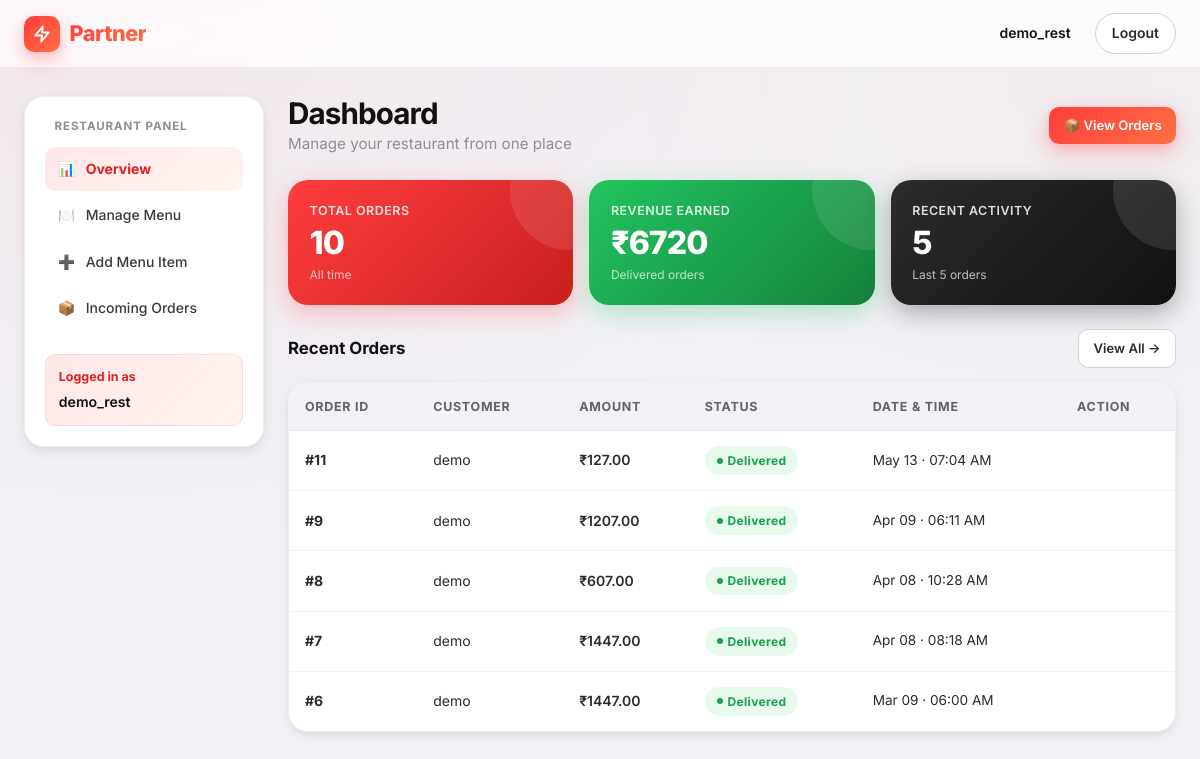
Page /restaurant/dashboard (signed in) on the earlier database version.
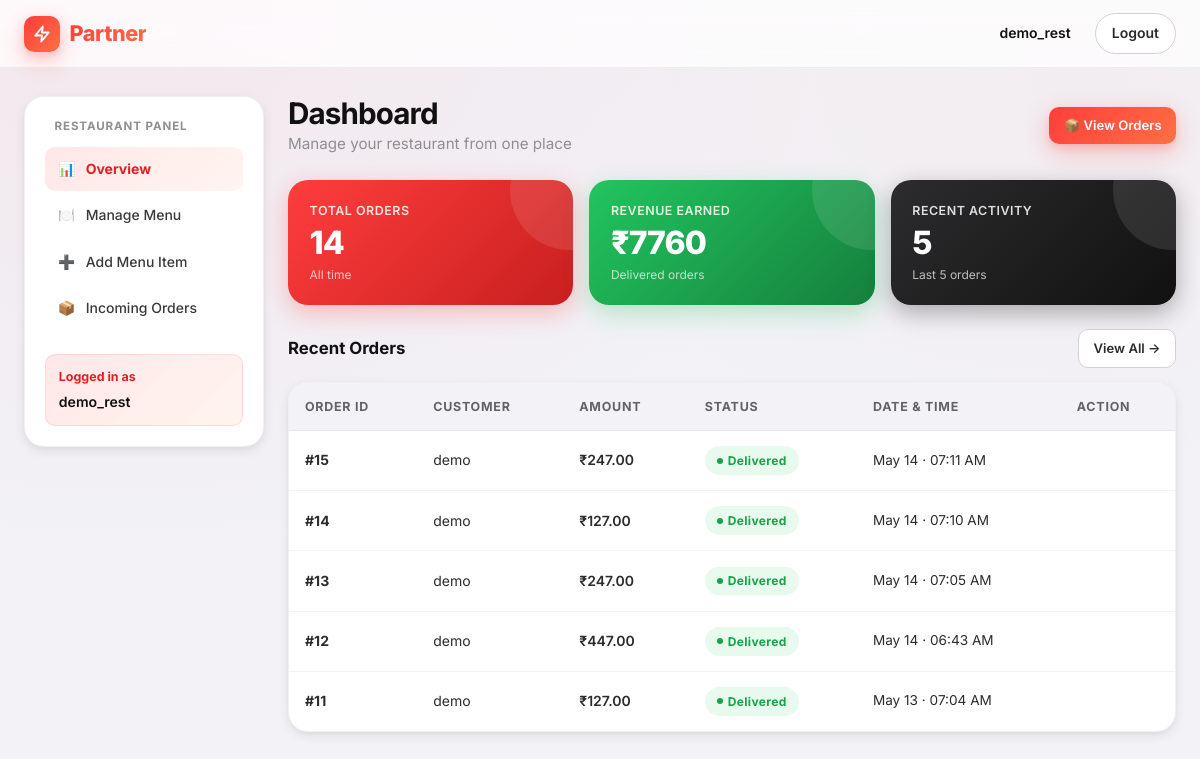
Same page on the later database version.
### models.py (models this page shows)
class Order(db.Model):
    id = db.Column(db.Integer, primary_key=True)
    user_id = db.Column(db.Integer, db.ForeignKey('user.id'), nullable=False)
    restaurant_id = db.Column(db.Integer, db.ForeignKey('user.id'), nullable=False)
    delivery_partner_id = db.Column(db.Integer, db.ForeignKey('user.id'), nullable=True)
    status = db.Column(db.String(50), nullable=False, default='Pending')
    total_amount = db.Column(db.Float, nullable=False)
    delivery_fee = db.Column(db.Float, nullable=False, default=5.0)
    platform_fee = db.Column(db.Float, nullable=False, default=2.0)
    delivery_address = db.Column(db.Text, nullable=False)
    contact_phone = db.Column(db.String(20), nullable=False)
    restaurant_instructions = db.Column(db.Text, nullable=True)
    delivery_instructions = db.Column(db.Text, nullable=True)
    created_at = db.Column(db.DateTime, nullable=False, default=datetime.utcnow)
    items = db.relationship('OrderItem', backref='order', lazy=True)

class User(db.Model, UserMixin):
    id = db.Column(db.Integer, primary_key=True)
    username = db.Column(db.String(150), nullable=False)
    email = db.Column(db.String(150), unique=True, nullable=False)
    password = db.Column(db.String(60), nullable=False)
    role = db.Column(db.String(20), nullable=False, default='user') # 'user', 'restaurant', 'delivery'
    phone = db.Column(db.String(20), nullable=True)
    address = db.Column(db.Text, nullable=True)
    menus = db.relationship('MenuItem', backref='restaurant', lazy=True, foreign_keys='MenuItem.restaurant_id')
    orders = db.relationship('Order', backref='customer', lazy=True, foreign_keys='Order.user_id')
    restaurant_orders = db.relationship('Order', backref='restaurant', lazy=True, foreign_keys='Order.restaurant_id')
    delivery_assignments = db.relationship('Order', backref='delivery_partner', lazy=True, foreign_keys='Order.delivery_partner_id')
    cart_items = db.relationship('CartItem', backref='user', lazy=True)

### routes/restaurant_routes.py (the view)
@restaurant_bp.route('/dashboard')
@login_required
def dashboard():
    total_orders = Order.query.filter_by(restaurant_id=current_user.id).count()
    completed_orders = Order.query.filter_by(restaurant_id=current_user.id, status='Delivered').all()
    revenue = sum(order.total_amount - order.delivery_fee - order.platform_fee for order in completed_orders)
    recent_orders = Order.query.filter_by(restaurant_id=current_user.id).order_by(Order.created_at.desc()).limit(5).all()
    return render_template('restaurant/dashboard.html', total_orders=total_orders, revenue=revenue, recent_orders=recent_orders)

### routes/restaurant_routes.py (called while the page is built)
@restaurant_bp.before_request
def check_role():
    if current_user.is_authenticated and current_user.role != 'restaurant':
        flash('Please login as a restaurant.', 'warning')
        return redirect(url_for('auth.login', role='restaurant'))

@restaurant_bp.context_processor
def inject_pending_orders():
    if current_user.is_authenticated and current_user.role == 'restaurant':
        pending_count = Order.query.filter_by(restaurant_id=current_user.id, status='Pending').count()
        return dict(pending_orders_count=pending_count)
    return dict(pending_orders_count=0)

### templates/restaurant/dashboard.html (shortened to what this page needs)
{% extends 'base_restaurant.html' %}
{% block content %}
        <div class="section-header" style="margin-bottom:1.5rem;">
            <div>
                <h1 class="section-title">Dashboard</h1>
                <p class="section-subtitle">Manage your restaurant from one place</p>
            </div>
            <a href="{{ url_for('restaurant.orders') }}" class="btn btn-primary btn-sm" id="viewOrdersBtn" style="position:relative;">
                📦 View Orders
            </a>
        </div>
        <div class="kpi-grid" style="margin-bottom:1.5rem;">
            <div class="kpi-card kpi-red">
                <div class="kpi-label">Total Orders</div>
                <div class="kpi-value">{{ total_orders }}</div>
                <div class="kpi-sub">All time</div>
            </div>
            <div class="kpi-card kpi-green">
                <div class="kpi-label">Revenue Earned</div>
                <div class="kpi-value">₹{{ '%.0f' % revenue }}</div>
                <div class="kpi-sub">Delivered orders</div>
            </div>
            <div class="kpi-card kpi-dark">
                <div class="kpi-label">Recent Activity</div>
                <div class="kpi-value">{{ recent_orders|length }}</div>
                <div class="kpi-sub">Last 5 orders</div>
            </div>
        </div>
        <div class="flex-between" style="margin-bottom:.85rem;">
            <h2 style="font-size:1.05rem;font-weight:700;margin:0;">Recent Orders</h2>
            <a href="{{ url_for('restaurant.orders') }}" class="btn btn-outline btn-sm" id="viewAllBtn">View All →</a>
        </div>
        {% if recent_orders %}
        <div class="table-wrap">
            <table class="table">
                <thead>
                    <tr>
                        <th>Order ID</th>
                        <th>Customer</th>
                        <th>Amount</th>
                        <th>Status</th>
                        <th>Date &amp; Time</th>
                        <th>Action</th>
                    </tr>
                </thead>
                <tbody>
                    {% for order in recent_orders %}
                    <tr>
                        <td style="font-weight:700;">#{{ order.id }}</td>
                        <td>{{ order.customer.username }}</td>
                        <td style="font-weight:600;">₹{{ '%.2f' % order.total_amount }}</td>
                        <td>
                            {% if order.status in ['Delivered', 'Ready'] %}
                            <span class="status-pill status-success">{{ order.status }}</span>
                            {% elif order.status == 'Rejected' %}
                            <span class="status-pill status-danger">{{ order.status }}</span>
                            {% elif order.status == 'Out for Delivery' %}
                            <span class="status-pill status-info">{{ order.status }}</span>
                            {% else %}
                            <span class="status-pill status-pending">{{ order.status }}</span>
                            {% endif %}
                        </td>
                        <td class="meta">{{ order.created_at.strftime('%b %d · %I:%M %p') }}</td>
                        <td>
                        </td>
                    </tr>
                    {% endfor %}
                </tbody>
            </table>
        </div>
        {% else %}
        <div class="panel empty-state">
            <div class="empty-icon">📦</div>
            <h3>No orders yet</h3>
            <p>Once customers place orders, they'll appear here.</p>
        </div>
        {% endif %}
{% endblock %}

Differences in the rows shown:
no longer on this page (row unchanged): Order: id "9", customer.username "demo", total_amount "1207.00", status "Delivered", created_at "Apr 09 · 06:11 AM"
no longer on this page (row unchanged): Order: id "8", customer.username "demo", total_amount "607.00", status "Delivered", created_at "Apr 08 · 10:28 AM"
no longer on this page (row unchanged): Order: id "7", customer.username "demo", total_amount "1447.00", status "Delivered", created_at "Apr 08 · 08:18 AM"
no longer on this page (row unchanged): Order: id "6", customer.username "demo", total_amount "1447.00", status "Delivered", created_at "Mar 09 · 06:00 AM"
added Order: id "15", customer.username "demo", total_amount "247.00", status "Delivered", created_at "May 14 · 07:11 AM"
added Order: id "14", customer.username "demo", total_amount "127.00", status "Delivered", created_at "May 14 · 07:10 AM"
added Order: id "13", customer.username "demo", total_amount "247.00", status "Delivered", created_at "May 14 · 07:05 AM"
added Order: id "12", customer.username "demo", total_amount "447.00", status "Delivered", created_at "May 14 · 06:43 AM"
Other differences:
{{ total_orders }}: "10" → "14"
{{ '%.0f' % revenue }}: "6720" → "7760"
